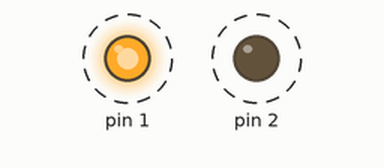
Simulated run of this sketch. Board: Arduino Uno, built with avr-gcc and run on an emulated ATmega328P. Shown: output pins drawn as LEDs (lit = HIGH). Dashed ring = blinking.

Above: at 0.5 s.
Timing chart, 0 to 4.6 s (numbered marks = the images above):
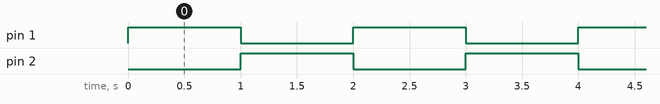

Measured:
- by itself, pin 1, pin 2: alternates HIGH for 1.0 s and LOW for 1.0 s
- by itself, everything shown: repeats every 2.0 s, in 3 steps

The sketch:

2_LED_Blink.ino
```cpp
void setup() {
  // put your setup code here, to run once:
  pinMode(1,OUTPUT);
  pinMode(2,OUTPUT);
}

void loop() {
  // put your main code here, to run repeatedly:
  digitalWrite(1,1);
  delay(1000);
  digitalWrite(1,0);
  digitalWrite(2,1);
  delay(1000);
  digitalWrite(2,0);

}
```
